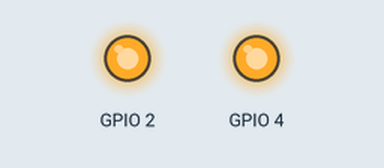
A sketch run on a simulated ESP32. Parts: output pins drawn as LEDs (lit = HIGH). What the sketch prints to the serial monitor is not drawn.

Above: at 4.5 s.
At 7.5 s:
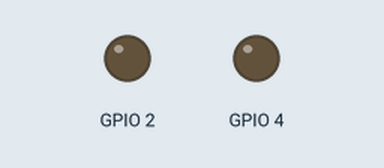
Timing chart, 0 to 10.8 s (numbered marks = the images above):
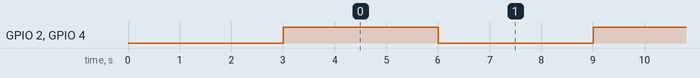

Measured:
- by itself, GPIO 2, GPIO 4: alternates HIGH for 3.0 s and LOW for 3.0 s, 10 changes in all, then stays LOW

The sketch:

multaskLed.ino
```cpp
int i;
void Task1code( void * pvParameters ){
  for (i = 1; i <= 5; i++) {
    digitalWrite(2,HIGH);
    delay(3000);
    digitalWrite(2,LOW);
    delay(3000);
  }
  vTaskDelete(NULL);
}

TaskHandle_t firsttask;
TaskHandle_t secondTask;
int j;
void Task2code( void * pvParameters ){
  for (j = 1; j <= 5; j++) {
    digitalWrite(4,HIGH);
    delay(3000);
    digitalWrite(4,LOW);
    delay(3000);
  }
  vTaskDelete(NULL);
}

void setup()
{
pinMode(2, OUTPUT);
Serial.begin(9600);

  delay(3000);
  Serial.println("start");
  //create a task that will be executed in the Task1code() function, with priority 1 and executed on core 0
  xTaskCreatePinnedToCore(
     Task1code,    //Task function.
     "firsttask", //name of task
     10000, //Stack size of task
     NULL, //parameter of the task
     1, //priority of the task
     &firsttask, //Task handle to keep track of created task
     0); //pin task to core 0
  //create a task that will be executed in the Task2code() function, with priority 1 and executed on core 1
  xTaskCreatePinnedToCore(
     Task2code,    //Task function.
     "secondTask", //name of task
     10000, //Stack size of task
     NULL, //parameter of the task
     1, //priority of the task
     &secondTask, //Task handle to keep track of created task
     1); //pin task to core 1

pinMode(4, OUTPUT);
}


void loop()
{


}
```
